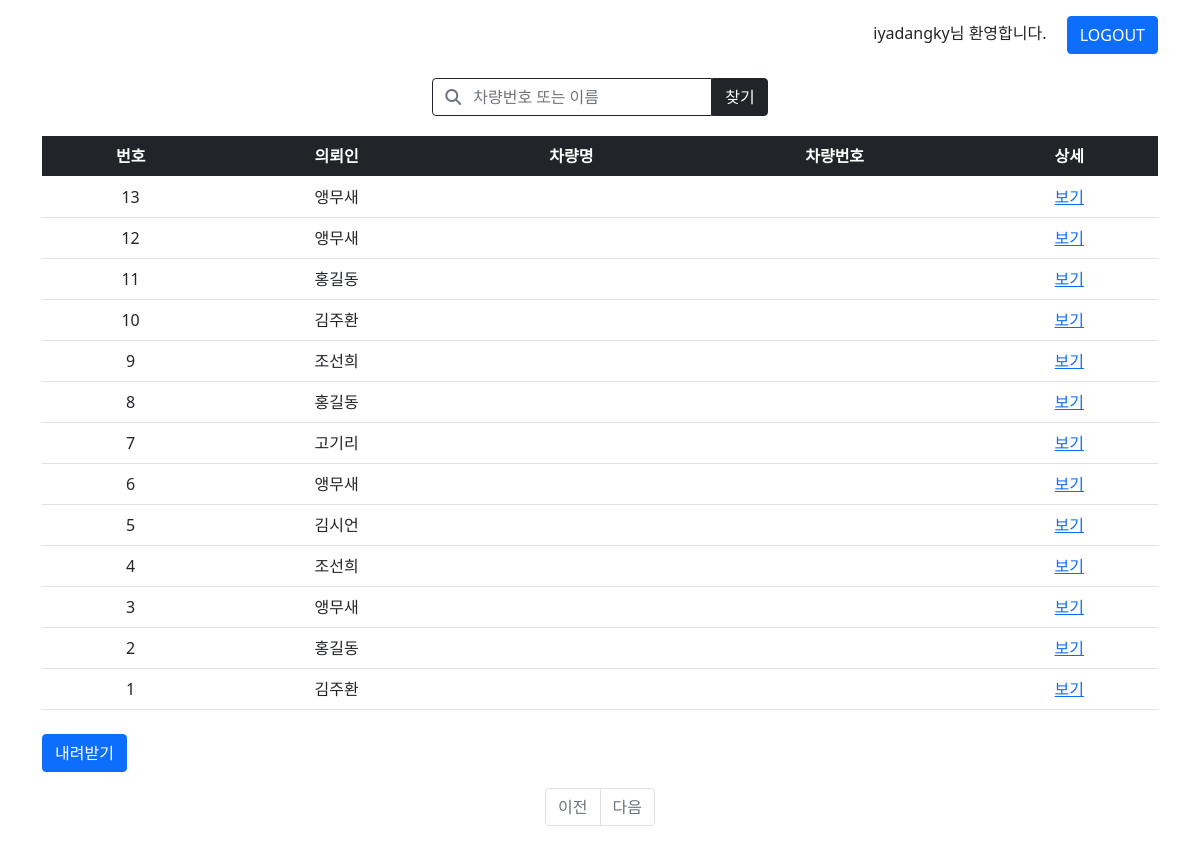
/posts/search/ (signed in), run on the app's committed database.
### posts/models.py (models this page shows)
class Post(models.Model):
    created_at = models.DateTimeField()
    password = models.CharField(max_length=50, null=True)
    client = models.CharField(max_length=50, null=True)
    phoneNumber = models.CharField(max_length=50, null=True)
    contact = models.CharField(max_length=50, null=True)
    carModel = models.CharField(max_length=50, null=True)
    carNumber = models.CharField(max_length=50, null=True)
    birth = models.CharField(max_length=50, null=True)
    trim = models.CharField(max_length=50, null=True)
    fuel = models.CharField(max_length=50, null=True)
    driveType = models.CharField(max_length=50, null=True)
    airbag = models.CharField(max_length=50, null=True)
    mileage = models.CharField(max_length=50, null=True)
    eventDate = models.CharField(max_length=50, null=True)
    repairCost = models.CharField(max_length=50, null=True)
    proposedCompensation = models.CharField(max_length=50, null=True)
    insuranceCompany = models.CharField(max_length=50, null=True)
    faultRatio = models.CharField(max_length=50, null=True)
    location = models.CharField(max_length=50, null=True)
    others1 = models.CharField(max_length=50, null=True)
    others2 = models.CharField(max_length=50, null=True)
    others3 = models.CharField(max_length=50, null=True)
    note = models.CharField(max_length=500, null=True)
    addition = models.CharField(max_length=500, null=True)
    price = models.CharField(max_length=50, null=True)
    opinion = models.CharField(max_length=500, null=True)
    image1 = models.FileField(upload_to='posts', null=True)
    image2 = models.FileField(upload_to='posts', null=True)
    image3 = models.FileField(upload_to='posts', null=True)
    image4 = models.FileField(upload_to='posts', null=True)
    image5 = models.FileField(upload_to='posts', null=True)
    image6 = models.FileField(upload_to='posts', null=True)
    image7 = models.FileField(upload_to='posts', null=True)
    image8 = models.FileField(upload_to='posts', null=True)
    image9 = models.FileField(upload_to='posts', null=True)
    image10 = models.FileField(upload_to='posts', null=True)
    image11 = models.FileField(upload_to='posts', null=True)
    image12 = models.FileField(upload_to='posts', null=True)
    image13 = models.FileField(upload_to='posts', null=True)
    image14 = models.FileField(upload_to='posts', null=True)
    image15 = models.FileField(upload_to='posts', null=True)
    image16 = models.FileField(upload_to='posts', null=True)
    image17 = models.FileField(upload_to='posts', null=True)

### posts/views.py (the view)
# urls.py: path('search/', views.search, name='search'),
def search(request):
    posts = Post.objects.all().order_by('-created_at')
    q = request.GET.get('q', "")
    if q:
        posts = posts.filter(Q(carNumber__icontains=q) | Q(client__icontains=q)).distinct()
        context = {'posts' : posts,}
        return render(request, 'posts/index.html', context)
    else:
        posts = Post.objects.all().order_by('-created_at')
        context = {'posts' : posts,}
        return render(request, 'posts/index.html', context)

### posts/templates/posts/index.html (shortened to what this page needs)
{% extends 'base.html' %}
{% load static %}
{% block content %}
<div class="container">
    <div class="container1">
        <div class="item">
            <form method="GET" action="{% url 'posts:search' %}" enctype="multipart/form-data">
                <div class="container2">
                    <div class="item"><input class="form-control rounded-0 rounded-start border border-dark" style="width:280px" type="search" placeholder="&#xf002; &nbsp; 차량번호 또는 이름" name="q" value="{{q}}"></div>
                    <div class="item"><button type="submit" class="btn btn-dark rounded-0 rounded-end border border-dark">찾기</button></div>
                </div>
            </form>
        </div>
        <div class="nemo2"></div>
        <div class="item">
            {% if request.user.is_staff %}
            <table class="table text-center mb-4">
                <thead class="table-dark">
                    <tr>
                        <th>번호</th>
                        <th>의뢰인</th>
                        <th>차량명</th>
                        <th>차량번호</th>
                        <th>상세</th>
                    </tr>
                </thead>
                <tbody>
                    {% for post in posts %}
                    <tr>
                        <td>{{ post.id }}</td>
                        <td>{{ post.client }}</td>
                        <td>{{ post.carModel }}</td>
                        <td>{{ post.carNumber }}</td>
                        <td><a href="{% url 'posts:detail' post.id %}">보기</a></td>
                    </tr>
                    {% endfor %}
                </tbody>
            </table>
            <a href="{% url 'posts:export_content' %}" class="btn btn-primary mb-3">내려받기</a>
            {% endif %}
        </div>
    </div>
    <ul class="pagination justify-content-center">
        {% if posts.has_previous %}
        <li class="page-item">
            <a class="page-link" href="?page={{ posts.previous_page_number }}">이전</a>
        </li>
        {% else %}
        <li class="page-item disabled">
            <a class="page-link" tabindex="-1" aria-disabled="true" href="#">이전</a>
        </li>
        {% endif %}
        {% if posts.has_next %}
        <li class="page-item">
            <a class="page-link" href="?page={{ posts.next_page_number }}">다음</a>
        </li>
        {% else %}
        <li class="page-item disabled">
            <a class="page-link" tabindex="-1" aria-disabled="true" href="#">다음</a>
        </li>
        {% endif %}
    </ul>
</div>
{% endblock %}

### templates/base.html (shortened to what this page needs)
{% load static %}
<!DOCTYPE html>
<html lang="ko">
<head>
    <link href="https://cdn.jsdelivr.net/npm/bootstrap@5.0.2/dist/css/bootstrap.min.css" rel="stylesheet">
    <link rel="stylesheet" href="{% static 'style.css' %}">
    <link rel="stylesheet" href="{% static 'posts/style.css' %}">
</head>
<body>
    <div class="container pt-3 mb-4" style="display: flex; justify-content: flex-end;">
        {% if user.is_authenticated %}
            <form method="POST" action="{% url 'accounts:logout' %}">
                {{ user.get_username }}님 환영합니다.
                <button type="submit" class="btn btn-primary ms-3">LOGOUT</button>
            </form>
        {% endif %}
    </div>
    {% block content %}
    {% endblock %}
</body>
</html>

### static/style.css (style rules this page uses)
.container1 { display: flex; flex-direction: column; justify-content: center; }
.container2 { display: flex; flex-direction: row; justify-content: center; }
input { font-family: fontAwesome; }
.nemo2 { height: 20px; }

### data on the page
Post: id "13", client "앵무새"
Post: id "12", client "앵무새"
Post: id "11", client "홍길동"
Post: id "10", client "김주환"
Post: id "9", client "조선희"
Post: id "8", client "홍길동"
Post: id "7", client "고기리"
Post: id "6", client "앵무새"
Post: id "5", client "김시언"
Post: id "4", client "조선희"
Post: id "3", client "앵무새"
Post: id "2", client "홍길동"
Post: id "1", client "김주환"

### other printed values
{{ user.get_username }} "iyadangky"
